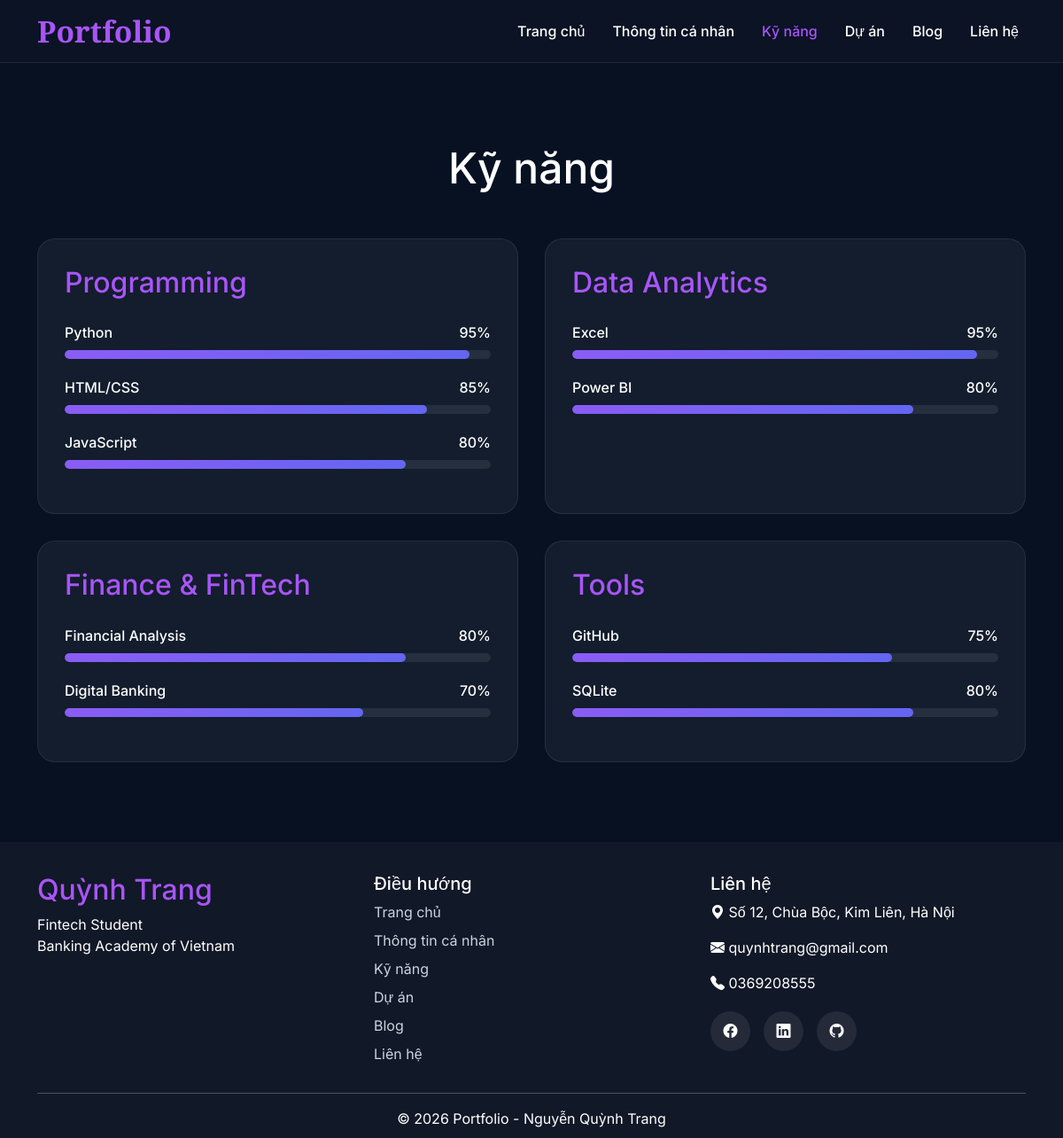
Screenshot of /skills/ with the database file from the repository.
### skills/models.py (models this page shows, shortened)
class Skill(models.Model):
    CATEGORY_CHOICES = [
        ('Programming', 'Programming'),
        ('Analytics', 'Analytics'),
        ('FinTech', 'FinTech'),
        ('Tools', 'Tools'),]
    name = models.CharField(max_length=100)
    category = models.CharField(max_length=50, choices=CATEGORY_CHOICES)
    level = models.IntegerField(default=80)

### skills/views.py (the view)
# urls.py: path('skills/', include('skills.urls')),
def skills(request):
    programming = Skill.objects.filter(category='Programming')
    analytics = Skill.objects.filter(category='Analytics')
    fintech = Skill.objects.filter(category='FinTech')
    tools = Skill.objects.filter(category='Tools')
    context = {
        'programming': programming,
        'analytics': analytics,
        'fintech': fintech,
        'tools': tools,}
    return render(request, 'skills/skill.html', context)

### skills/templates/skills/skill.html
{% extends 'base.html' %}
{% block content %}
<section class="page-section">
    <div class="container">
        <h1 class="page-title">Kỹ năng</h1>
        <div class="skill-grid">
            <div class="skill-card">
                <h2>Programming</h2>
                {% for skill in programming %}
                <div class="skill-item">
                    <span>{{ skill.name }}</span>
                    <span>{{ skill.level }}%</span>
                </div>
                <div class="progress">
                    <div class="progress-bar" style="width:{{ skill.level }}%;"></div>
                </div>
                {% endfor %}
            </div>
            <div class="skill-card">
                <h2>Data Analytics</h2>
                {% for skill in analytics %}
                <div class="skill-item">
                    <span>{{ skill.name }}</span>
                    <span>{{ skill.level }}%</span>
                </div>
                <div class="progress">
                    <div class="progress-bar" style="width: {{ skill.level }}%;"></div>
                </div>
                {% endfor %}
            </div>
            <div class="skill-card">
                <h2>Finance & FinTech</h2>
                {% for skill in fintech %}
                <div class="skill-item">
                    <span>{{ skill.name }}</span>
                    <span>{{ skill.level }}%</span>
                </div>
                <div class="progress">
                    <div class="progress-bar" style="width:{{ skill.level }}%;"></div>
                </div>
                {% endfor %}
            </div>
            <div class="skill-card">
                <h2>Tools</h2>
                {% for skill in tools %}
                <div class="skill-item">
                    <span>{{ skill.name }}</span>
                    <span>{{ skill.level }}%</span>
                </div>
                <div class="progress">
                    <div class="progress-bar" style="width:{{ skill.level }}%;"></div>
                </div>
                {% endfor %}
            </div>
        </div>
    </div>
</section>
{% endblock %}

### static/css/style.css (style rules this page uses)
body { font-family: 'Inter', sans-serif; background:#071122; color:white; }
.page-section { padding-top:90px; padding-bottom:90px; }
.skill-grid { display:grid; grid-template-columns: repeat(2,1fr); gap:30px; }
.skill-card { background: rgba(255,255,255,.05); border: 1px solid rgba(255,255,255,.08); border-radius:20px; padding:30px; }
.skill-card h2 { margin-bottom:25px; color:#A855F7; }
.skill-item { display:flex; justify-content:space-between; margin-bottom:8px; font-weight:500; }
.progress { height:10px; background:rgba(255,255,255,.08); border-radius:10px; overflow:hidden; margin-bottom:20px; }
.progress-bar { height:100%; background: linear-gradient(135deg, #8B5CF6,#6366F1); border-radius:10px; }
.page-title { text-align:center; margin-bottom:50px; font-size:3rem; }

### rows the page displays
Skill: name "Python", level "95"
Skill: name "HTML/CSS", level "85"
Skill: name "JavaScript", level "80"
Skill: name "Excel", level "95"
Skill: name "Power BI", level "80"
Skill: name "Financial Analysis", level "80"
Skill: name "Digital Banking", level "70"
Skill: name "GitHub", level "75"
Skill: name "SQLite", level "80"
